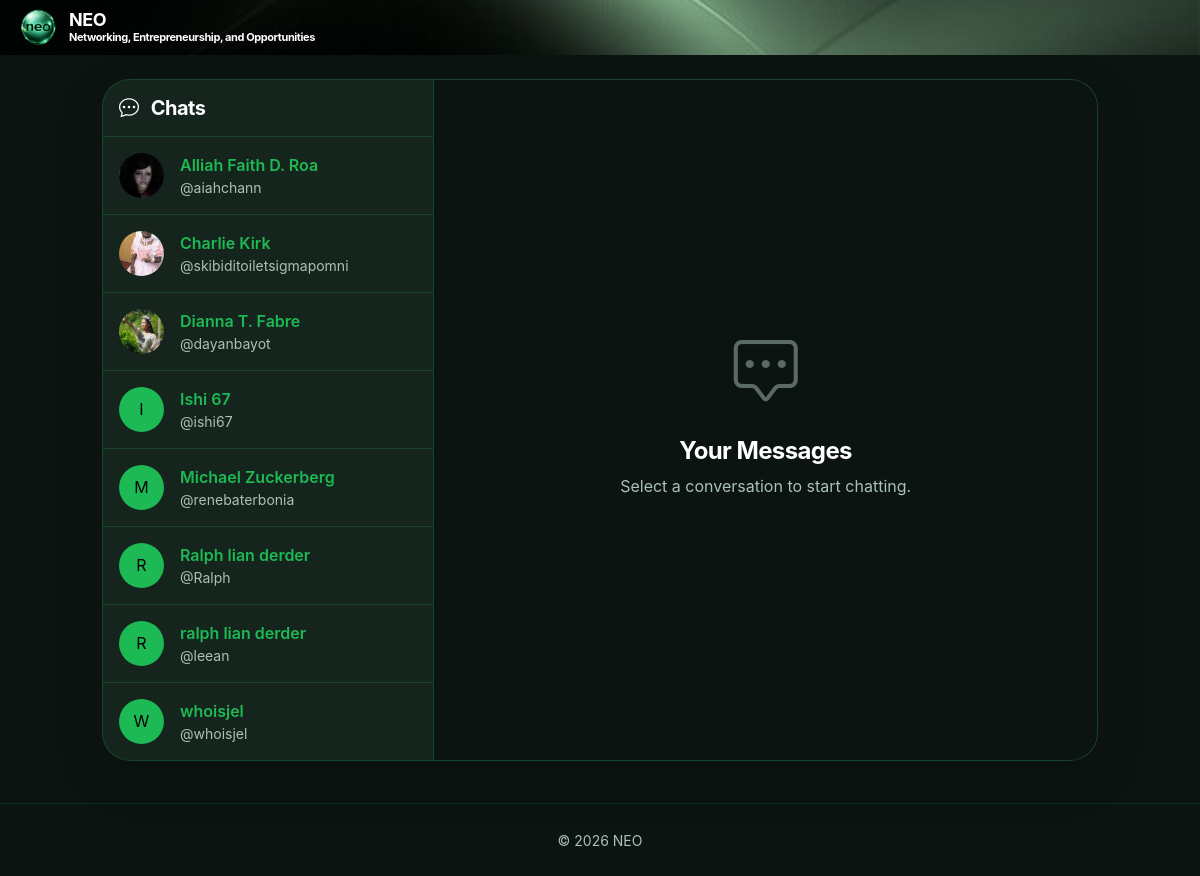
The app's page /index.php?page=chats (signed in) with its own data.
### tables this page shows
CREATE TABLE `users` (
  `id` int(11) NOT NULL,
  `username` varchar(50) NOT NULL,
  `password` varchar(255) NOT NULL,
  `full_name` varchar(100) NOT NULL,
  `bio` text DEFAULT NULL,
  `profile_image` varchar(255) DEFAULT 'default.png',
  `created_at` timestamp NOT NULL DEFAULT current_timestamp(),
  `cover_image` varchar(255) DEFAULT NULL
);

### app/controllers/MessageController.php (called while the page is built, shortened)
<?php
require_once __DIR__ . '/../models/MessageModel.php';
class MessageController {
    private $messageModel;
    public function __construct() {
        $db = (new Database())->getConnection();
        $this->messageModel = new MessageModel($db);
    }
    public function index() {
        $chatWith = null;
        $users = $this->messageModel->getUsers($_SESSION['user_id']);
        require __DIR__ . '/../views/chats/index.php';
    }
}

### app/models/MessageModel.php (called while the page is built, shortened)
<?php
class MessageModel {
    private $conn;
    private $table = 'messages';
    public function __construct($db) {
        $this->conn = $db;
    }
    public function getUsers($current_id = null) {
        $me = (int) ($current_id ?? $_SESSION['user_id']);
        $sql = "SELECT u.id, u.full_name, u.username, u.profile_image,
                       lm.message    AS last_message,
                       lm.created_at AS last_time,
                       lm.sender_id  AS last_sender_id,
                       (SELECT COUNT(*) FROM {$this->table} um
                         WHERE um.sender_id = u.id
                           AND um.receiver_id = :me3
                           AND um.is_read = 0) AS unread_count
                FROM users u
                LEFT JOIN {$this->table} lm ON lm.id = (
                    SELECT m2.id FROM {$this->table} m2
                    WHERE (m2.sender_id = u.id  AND m2.receiver_id = :me1)
                       OR (m2.sender_id = :me2  AND m2.receiver_id = u.id)
                    ORDER BY m2.created_at DESC, m2.id DESC
                    LIMIT 1
                )
                WHERE u.id != :me4
                ORDER BY (lm.id IS NULL) ASC, lm.created_at DESC, lm.id DESC, u.full_name ASC";
        $stmt = $this->conn->prepare($sql);
        $stmt->execute([
            ':me1' => $me,
            ':me2' => $me,
            ':me3' => $me,
            ':me4' => $me
        ]);
        return $stmt->fetchAll();
    }
}

### app/views/chats/index.php (the view, shortened to what this page needs)
<?php require_once __DIR__ . '/../layouts/header.php'; ?>
<div class="row justify-content-center pt-4 chat-page" style="height: calc(100vh - 100px);">
    <div class="col-lg-10">
        <div class="card shadow-lg border-0 h-100 chat-card" style="background: var(--glass-bg); border: 1px solid var(--glass-chrome-1) !important; overflow: hidden;">
            <div class="row g-0 h-100 chat-row">
                <div class="col-md-4 border-end chat-list-col" style="border-color: var(--glass-chrome-1) !important; overflow-y: auto;">
                    <div class="p-3 border-bottom" style="border-color: var(--glass-chrome-1) !important;">
                        <h5 class="fw-bold mb-0 text-white"><i class="bi bi-chat-dots me-2"></i> Chats</h5>
                    </div>
                    <div class="list-group list-group-flush" id="chatList">
                        <?php foreach ($users as $u): ?>
                            <?php
                                $unread    = (int)($u['unread_count'] ?? 0);
                                $hasChat   = !empty($u['last_message']);
                                $preview   = $hasChat
                                    ? (($u['last_sender_id'] == $_SESSION['user_id'] ? 'You: ' : '') . $u['last_message'])
                                    : '@' . $u['username'];
                            ?>
                            <a href="index.php?page=chats&with=<?= (int)$u['id'] ?>" class="list-group-item list-group-item-action d-flex align-items-center gap-3 p-3 text-decoration-none" style="background: <?= (isset($chatWith) && $chatWith['id'] == $u['id']) ? 'rgba(142, 182, 155, 0.15)' : 'transparent' ?>; border-color: var(--glass-chrome-1); color: var(--text-primary);">
                                <?php if (!empty($u['profile_image']) && $u['profile_image'] !== 'default.png'): ?>
                                    <img src="assets/uploads/<?= htmlspecialchars($u['profile_image']) ?>" class="rounded-circle flex-shrink-0" style="width: 45px; height: 45px; object-fit: cover;">
                                <?php else: ?>
                                    <div class="rounded-circle bg-primary text-white d-flex align-items-center justify-content-center flex-shrink-0" style="width: 45px; height: 45px;">
                                        <?= htmlspecialchars(strtoupper(substr($u['full_name'], 0, 1))) ?>
                                    </div>
                                <?php endif; ?>
                                <div class="flex-grow-1" style="min-width: 0;">
                                    <div class="d-flex justify-content-between align-items-center gap-2">
                                        <div class="<?= $unread > 0 ? 'fw-bold' : 'fw-semibold' ?> text-truncate"><?= htmlspecialchars($u['full_name']) ?></div>
                                    </div>
                                    <div class="d-flex justify-content-between align-items-center gap-2">
                                        <small class="text-truncate <?= $unread > 0 ? 'text-white fw-bold' : 'text-muted' ?>"><?= htmlspecialchars($preview) ?></small>
                                    </div>
                                </div>
                            </a>
                        <?php endforeach; ?>
                    </div>
                </div>
                <div class="col-md-8 d-flex flex-column chat-thread-col" style="background: var(--bg-base);">
                    <?php if ($chatWith): ?>
                        <div class="p-3 border-bottom d-flex align-items-center gap-3 chat-head" style="border-color: var(--glass-chrome-1) !important;">
                            <a href="index.php?page=chats" class="chat-back d-lg-none" aria-label="Back to chats"><i class="bi bi-arrow-left"></i></a>
                            <?php if (!empty($chatWith['profile_image']) && $chatWith['profile_image'] !== 'default.png'): ?>
                                <img src="assets/uploads/<?= htmlspecialchars($chatWith['profile_image']) ?>" class="rounded-circle" style="width: 35px; height: 35px; object-fit: cover;">
                            <?php else: ?>
                                <div class="rounded-circle bg-primary text-white d-flex align-items-center justify-content-center" style="width: 35px; height: 35px;">
                                    <?= htmlspecialchars(strtoupper(substr($chatWith['full_name'], 0, 1))) ?>
                                </div>
                            <?php endif; ?>
                            <h6 class="mb-0 fw-bold text-white"><?= htmlspecialchars($chatWith['full_name']) ?></h6>
                        </div>
                        <div class="flex-grow-1 p-4 chat-box" style="overflow-y: auto;" id="chatBox">
                            <?php foreach ($messages as $msg): ?>
                                <?php $isMine = ($msg['sender_id'] == $_SESSION['user_id']); ?>
                                <div class="d-flex mb-3 <?= $isMine ? 'justify-content-end' : 'justify-content-start' ?>">
                                    <div class="p-3 rounded-4" style="max-width: 75%; background: <?= $isMine ? 'var(--accent)' : 'var(--glass-bg-2)' ?>; color: <?= $isMine ? '#051F20' : 'var(--text-primary)' ?>;">
                                        <?= nl2br(htmlspecialchars($msg['message'])) ?>
                                        <div class="text-end mt-1" style="font-size: 0.65rem; opacity: 0.7;">
                                            <?= date('g:i A', strtotime($msg['created_at'])) ?>
                                        </div>
                                    </div>
                                </div>
                            <?php endforeach; ?>
                        </div>
                        <div class="p-3 border-top chat-input" style="border-color: var(--glass-chrome-1) !important;">
                            <form method="POST" action="index.php?page=chats.send" class="d-flex gap-2" id="chatForm">
                                <input type="hidden" name="receiver_id" value="<?= (int)$chatWith['id'] ?>">
                                <input type="text" name="message" id="chatInput" class="form-control" placeholder="Type a message..." required autocomplete="off" enterkeyhint="send" style="background: var(--glass-bg-2); border: 1px solid var(--glass-chrome-2); border-radius: 50px; color: white;">
                                <button type="submit" class="btn btn-primary" style="border-radius: 50%; width: 45px; height: 45px; padding: 0;"><i class="bi bi-send"></i></button>
                            </form>
                        </div>
                    <?php else: ?>
                        <div class="h-100 d-flex flex-column align-items-center justify-content-center text-muted">
                            <i class="bi bi-chat-square-dots" style="font-size: 4rem; opacity: 0.5;"></i>
                            <h4 class="mt-3">Your Messages</h4>
                            <p>Select a conversation to start chatting.</p>
                        </div>
                    <?php endif; ?>
                </div>
            </div>
        </div>
    </div>
</div>
<?php require_once __DIR__ . '/../layouts/footer.php'; ?>

### public/assets/css/style.css (style rules this page uses)
:root { --c-1: #121212; --c-2: #181818; --c-3: #282828; --c-4: #1DB954; --c-5: #1ED760; --c-6: #000000; --bg-base: #0C1411; --side-bg: #0F1D17; --header-bg: #0B2B26; --header-text: #FFFFFF; --bg-orb-1: #1DB954; --bg-orb-2: #1DB954; --bg-orb-3: #1DB954; --glass-bg: #15251E; --glass-bg-2: #1C3128; --glass-bg-3: #0F1D17; --glass-chrome-1: rgba(29, 185, 84, 0.22); --glass-chrome-2: rgba(29, 185, 84, 0.12); --glass-chrome-3: rgba(0, 0, 0, 0.6); --glass-shine: transparent; --glass-shadow-in: transparent; --text-primary: #FFFFFF; --text-secondary: #A9C2B4; --text-muted: #7F9A8B; --accent: #1DB954; --accent-hover: #1ED760; --accent-deep: #169C46; --shadow-outer: 0 8px 24px rgba(0, 0, 0, 0.45); --shadow-glow: none; --danger: #E91429; }
* { transition: background-color 0.35s ease, color 0.35s ease, border-color 0.35s ease, box-shadow 0.35s ease; }
html, body { min-height: 100vh; margin: 0; font-family: -apple-system, BlinkMacSystemFont, "SF Pro Display", "Segoe UI", Roboto, sans-serif; color: var(--text-primary); -webkit-font-smoothing: antialiased; }
body { background-color: var(--bg-base); position: relative; overflow-x: hidden; }
.card { background: var(--glass-bg) !important; border-radius: 28px !important; border: 1px solid var(--glass-chrome-2) !important; color: var(--text-primary); position: relative; overflow: hidden; box-shadow: var(--shadow-outer); }
h1, h2, h3, h4, h5, h6 { color: var(--text-primary) !important; font-weight: 700; letter-spacing: -0.025em; }
.text-muted { color: var(--text-secondary) !important; }
a { color: var(--accent) !important; text-decoration: none; }
.rounded-circle.bg-primary { background: var(--c-4) !important; color: #000 !important; }

### records on screen
users: profile_image (picture), full_name "Alliah Faith D. Roa", preview "@aiahchann"
users: profile_image (picture), full_name "Charlie Kirk", preview "@skibiditoiletsigmapomni"
users: profile_image (picture), full_name "Dianna T. Fabre", preview "@dayanbayot"
users: full_name "I", full_name "Ishi 67", preview "@ishi67"
users: full_name "M", full_name "Michael Zuckerberg", preview "@renebaterbonia"
users: full_name "R", full_name "Ralph lian derder", preview "@Ralph"
users: full_name "R", full_name "ralph lian derder", preview "@leean"
users: full_name "W", full_name "whoisjel", preview "@whoisjel"
